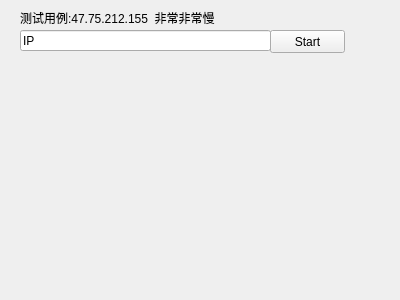
<?xml version="1.0" encoding="UTF-8"?>
<ui version="4.0">
 <class>GetCPE</class>
 <widget class="QWidget" name="GetCPE">
  <property name="geometry">
   <rect>
    <x>0</x>
    <y>0</y>
    <width>400</width>
    <height>300</height>
   </rect>
  </property>
  <property name="windowTitle">
   <string>Form</string>
  </property>
  <widget class="QLabel" name="label">
   <property name="geometry">
    <rect>
     <x>20</x>
     <y>10</y>
     <width>321</width>
     <height>16</height>
    </rect>
   </property>
   <property name="text">
    <string>测试用例:47.75.212.155  非常非常慢</string>
   </property>
  </widget>
  <widget class="QPushButton" name="pushButton">
   <property name="geometry">
    <rect>
     <x>270</x>
     <y>30</y>
     <width>75</width>
     <height>23</height>
    </rect>
   </property>
   <property name="text">
    <string>Start</string>
   </property>
  </widget>
  <widget class="QLineEdit" name="lineEdit">
   <property name="geometry">
    <rect>
     <x>20</x>
     <y>30</y>
     <width>251</width>
     <height>21</height>
    </rect>
   </property>
   <property name="text">
    <string>IP</string>
   </property>
  </widget>
 </widget>
 <resources/>
 <connections/>
</ui>
